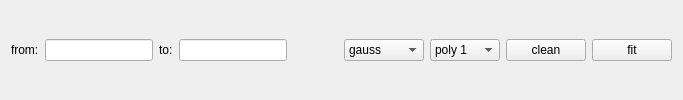
      <widget class="QWidget" name="lineFit">
       <attribute name="title">
        <string>linefit</string>
       </attribute>
       <layout class="QVBoxLayout" name="verticalLayout_3">
        <item>
         <layout class="QHBoxLayout" name="horizontalLayout">
          <item>
           <widget class="QLabel" name="fromLabelFit">
            <property name="sizePolicy">
             <sizepolicy hsizetype="Preferred" vsizetype="Fixed">
              <horstretch>0</horstretch>
              <verstretch>0</verstretch>
             </sizepolicy>
            </property>
            <property name="minimumSize">
             <size>
              <width>0</width>
              <height>24</height>
             </size>
            </property>
            <property name="text">
             <string>&lt;font color='black'&gt;from:&lt;/font&gt;</string>
            </property>
           </widget>
          </item>
          <item>
           <widget class="QLineEdit" name="startValueFit">
            <property name="minimumSize">
             <size>
              <width>0</width>
              <height>18</height>
             </size>
            </property>
           </widget>
          </item>
          <item>
           <widget class="QLabel" name="toLabelFit">
            <property name="sizePolicy">
             <sizepolicy hsizetype="Preferred" vsizetype="Fixed">
              <horstretch>0</horstretch>
              <verstretch>0</verstretch>
             </sizepolicy>
            </property>
            <property name="minimumSize">
             <size>
              <width>0</width>
              <height>24</height>
             </size>
            </property>
            <property name="text">
             <string>&lt;font color='black'&gt;to:&lt;/font&gt;</string>
            </property>
           </widget>
          </item>
          <item>
           <widget class="QLineEdit" name="endValueFit">
            <property name="minimumSize">
             <size>
              <width>0</width>
              <height>18</height>
             </size>
            </property>
           </widget>
          </item>
          <item>
           <widget class="QLabel" name="fitUnits">
            <property name="sizePolicy">
             <sizepolicy hsizetype="Preferred" vsizetype="Fixed">
              <horstretch>0</horstretch>
              <verstretch>0</verstretch>
             </sizepolicy>
            </property>
            <property name="minimumSize">
             <size>
              <width>45</width>
              <height>24</height>
             </size>
            </property>
            <property name="text">
             <string/>
            </property>
           </widget>
          </item>
          <item>
           <widget class="QComboBox" name="fitGauss">
            <property name="minimumSize">
             <size>
              <width>0</width>
              <height>21</height>
             </size>
            </property>
            <item>
             <property name="text">
              <string>gauss</string>
             </property>
            </item>
            <item>
             <property name="text">
              <string>no gauss</string>
             </property>
            </item>
           </widget>
          </item>
          <item>
           <widget class="QComboBox" name="fitPolyN">
            <property name="sizePolicy">
             <sizepolicy hsizetype="Preferred" vsizetype="Fixed">
              <horstretch>0</horstretch>
              <verstretch>0</verstretch>
             </sizepolicy>
            </property>
            <property name="minimumSize">
             <size>
              <width>0</width>
              <height>21</height>
             </size>
            </property>
            <item>
             <property name="text">
              <string>poly 1</string>
             </property>
            </item>
            <item>
             <property name="text">
              <string>poly 0</string>
             </property>
            </item>
            <item>
             <property name="text">
              <string>no poly</string>
             </property>
            </item>
           </widget>
          </item>
          <item>
           <widget class="QPushButton" name="clean">
            <property name="minimumSize">
             <size>
              <width>0</width>
              <height>21</height>
             </size>
            </property>
            <property name="text">
             <string>clean</string>
            </property>
           </widget>
          </item>
          <item>
           <widget class="QPushButton" name="fit">
            <property name="sizePolicy">
             <sizepolicy hsizetype="Minimum" vsizetype="Fixed">
              <horstretch>0</horstretch>
              <verstretch>0</verstretch>
             </sizepolicy>
            </property>
            <property name="minimumSize">
             <size>
              <width>0</width>
              <height>21</height>
             </size>
            </property>
            <property name="toolTip">
             <string>Collapse along the spectral axis.</string>
            </property>
            <property name="text">
             <string>fit</string>
            </property>
           </widget>
          </item>
         </layout>
        </item>
       </layout>
      </widget>
